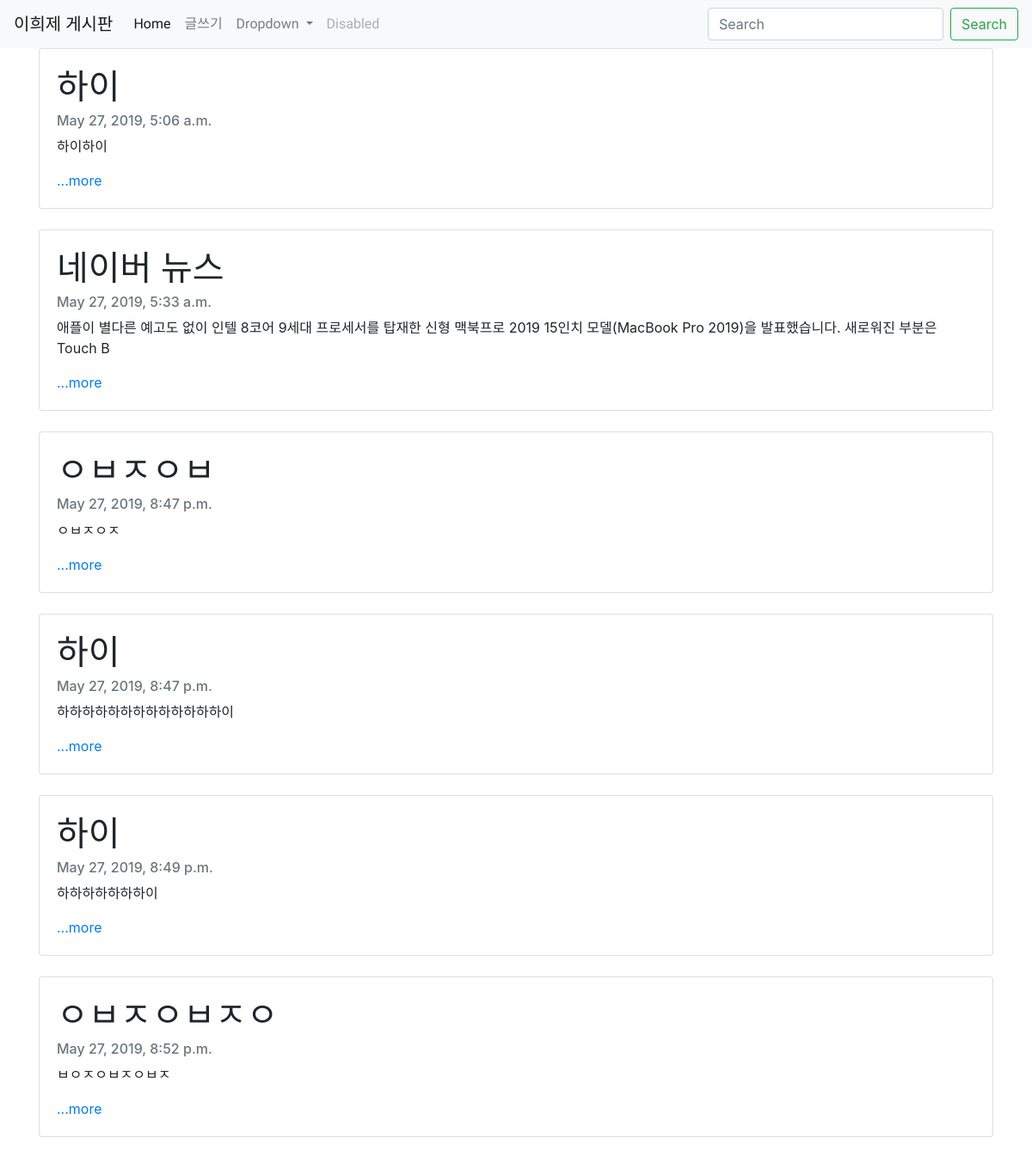
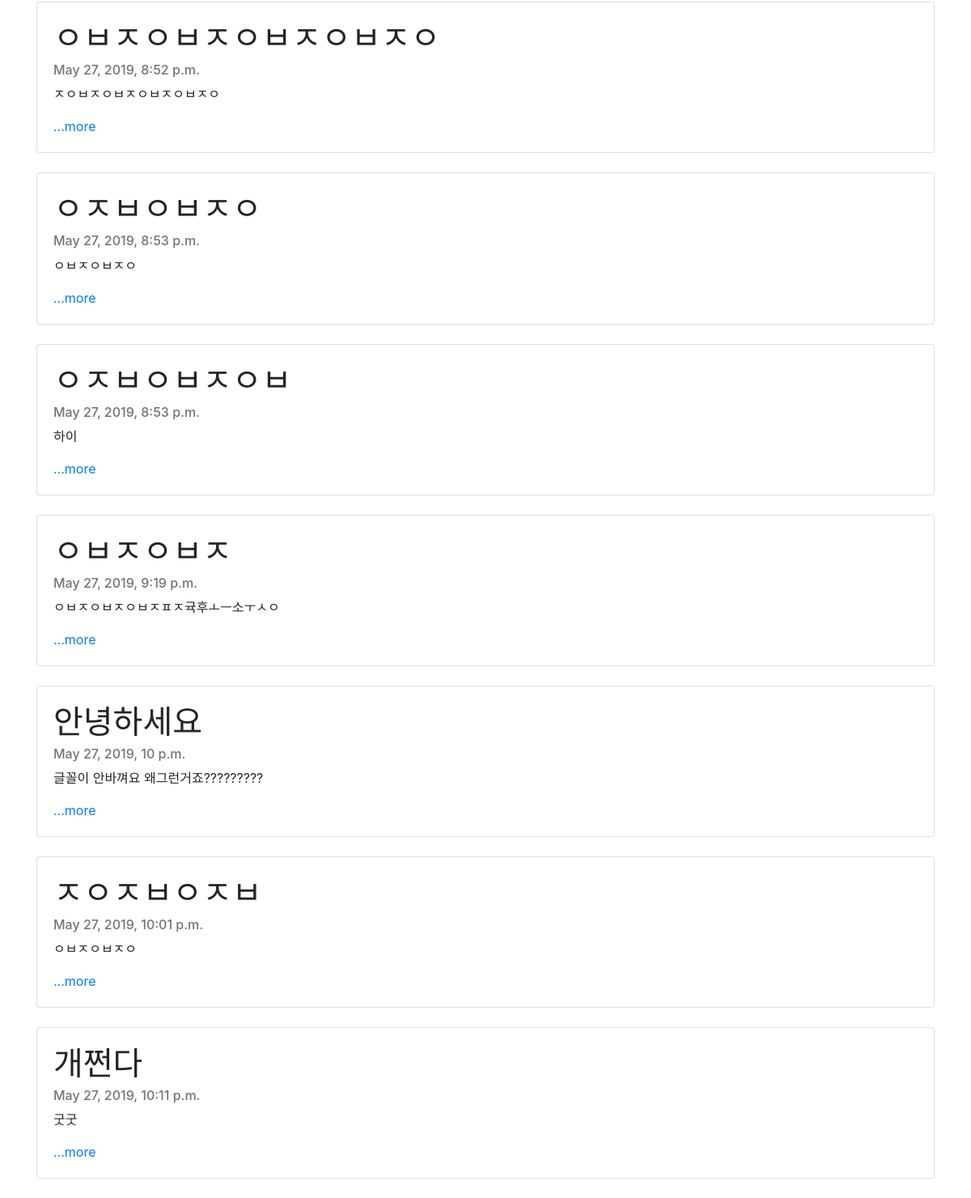
The page / on the database its author committed (2 pictures, top to bottom).
### blogapp/models.py (models this page shows, shortened)
class Blog(models.Model):
    title = models.CharField(max_length=200)
    pub_date= models.DateTimeField('date pulished')
    body = models.TextField()
    def summary(self):
        return self.body[:100]

### blogapp/views.py (the view)
# urls.py: 2. Add a URL to urlpatterns:  path('', views.home, name='home')
def home(r):
    blogs = Blog.objects
    return render(r, 'home.html', {'blogs': blogs})

### blogapp/templates/home.html (shortened to what this page needs)
<!DOCTYPE html>
<html lang="en">
<head>
    <link rel="stylesheet" href="https://stackpath.bootstrapcdn.com/bootstrap/4.3.1/css/bootstrap.min.css">
</head>
<body>
        <nav class="navbar navbar-expand-lg navbar-light bg-light">
                <a class="navbar-brand" href="#">이희제 게시판</a>
                <div class="collapse navbar-collapse" id="navbarSupportedContent">
                  <ul class="navbar-nav mr-auto">
                    <li class="nav-item active">
                      <a class="nav-link" href="#">Home <span class="sr-only">(current)</span></a>
                    </li>
                    <li class="nav-item">
                      <a class="nav-link" href="{% url 'new' %}">글쓰기</a>
                    </li>
                    <li class="nav-item dropdown">
                      <a class="nav-link dropdown-toggle" href="#" id="navbarDropdown" role="button" data-toggle="dropdown" aria-haspopup="true" aria-expanded="false">
                        Dropdown
                      </a>
                    </li>
                    <li class="nav-item">
                      <a class="nav-link disabled" href="#" tabindex="-1" aria-disabled="true">Disabled</a>
                    </li>
                  </ul>
                  <form class="form-inline my-2 my-lg-0">
                    <input class="form-control mr-sm-2" type="search" placeholder="Search" aria-label="Search">
                    <button class="btn btn-outline-success my-2 my-sm-0" type="submit">Search</button>
                  </form>
                </div>
              </nav>
    {%for blog in blogs.all%}
    <div class="container">
            <div class="card">
            <div class="card-body">
            <h1 class="card-title">{{blog.title}}</h1>
            <h6 class="card-subtitle mb-2 text-muted">{{blog.pub_date}}</h6>
            <p class="card-text">{{blog.summary}}</p>
            <a href="{% url 'detail' blog.id %}" class="card-link">...more</a>
     </div>
    </div><br>
      </div>
    {% endfor %}
</body>
</html>

### blogapp/templates/home.html (style rules this page uses)
.navbar-brand { font-family: 'Black Han Sans', sans-serif; }
.nav-link { font-family: 'Black Han Sans', sans-serif; }

### rows shown on the page
Blog: title "하이", pub_date "May 27, 2019, 5:06 a.m.", summary "하이하이"
Blog: title "네이버 뉴스", pub_date "May 27, 2019, 5:33 a.m.", summary "애플이 별다른 예고도 없이 인텔 8코어 9세대 프로세서를 탑재한 신형 맥북프로 2019 15인치 모델(MacBook Pro 2019)을 발표했습니다. 새로워진 부분은 Touch B"
Blog: title "ㅇㅂㅈㅇㅂ", pub_date "May 27, 2019, 8:47 p.m.", summary "ㅇㅂㅈㅇㅈ"
Blog: title "하이", pub_date "May 27, 2019, 8:47 p.m.", summary "하하하하하하하하하하하하하이"
Blog: title "하이", pub_date "May 27, 2019, 8:49 p.m.", summary "하하하하하하하이"
Blog: title "ㅇㅂㅈㅇㅂㅈㅇ", pub_date "May 27, 2019, 8:52 p.m.", summary "ㅂㅇㅈㅇㅂㅈㅇㅂㅈ"
Blog: title "ㅇㅂㅈㅇㅂㅈㅇㅂㅈㅇㅂㅈㅇ", pub_date "May 27, 2019, 8:52 p.m.", summary "ㅈㅇㅂㅈㅇㅂㅈㅇㅂㅈㅇㅂㅈㅇ"
Blog: title "ㅇㅈㅂㅇㅂㅈㅇ", pub_date "May 27, 2019, 8:53 p.m.", summary "ㅇㅂㅈㅇㅂㅈㅇ"
Blog: title "ㅇㅈㅂㅇㅂㅈㅇㅂ", pub_date "May 27, 2019, 8:53 p.m.", summary "하이"
Blog: title "ㅇㅂㅈㅇㅂㅈ", pub_date "May 27, 2019, 9:19 p.m.", summary "ㅇㅂㅈㅇㅂㅈㅇㅂㅈㅍㅈ귝후ㅗㅡ소ㅜㅅㅇ"
Blog: title "안녕하세요", pub_date "May 27, 2019, 10 p.m.", summary "글꼴이 안바껴요 왜그런거죠?????????"
Blog: title "ㅈㅇㅈㅂㅇㅈㅂ", pub_date "May 27, 2019, 10:01 p.m.", summary "ㅇㅂㅈㅇㅂㅈㅇ"
Blog: title "개쩐다", pub_date "May 27, 2019, 10:11 p.m.", summary "굿굿"
